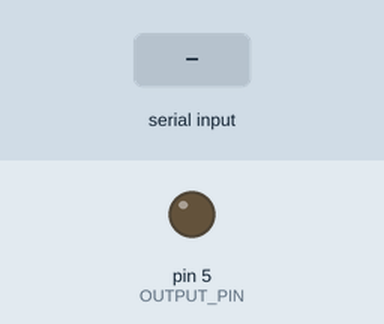
A sketch run on a simulated Arduino Uno, built with avr-gcc and run on an emulated ATmega328P. On the bench: output pins drawn as LEDs (lit = HIGH). The test bench sets the inputs (shaded band).

Above: at 1.2 s.
1.3 s: "<90,45>" received over Serial
At 2.0 s:
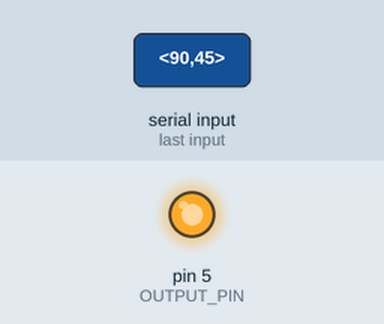
Timing chart, 0 to 4.3 s (numbered marks = the images above; inputs shaded):
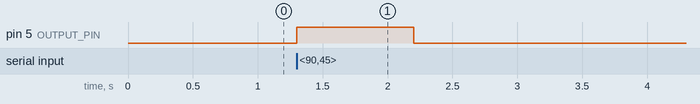

Measured:
- after the input at 1.3 s, pin 5 (OUTPUT_PIN): LOW → HIGH at once, → LOW 0.90 s later

The sketch:

firmware.ino
```cpp
/*	SyncMaster device firmware

	Oxford Neural Interfacing
	Written by Conor Keogh
	conor.keogh@nds.ox.ac.uk
	16/04/2023

	Monitors serial ports
	Sends trigger pulse over output port based on incoming message
*/

// Import drivers
#include "syncmaster.h"

// Instantiate device object
SyncMaster syncmaster;

// Initialise
void setup() {
	// Initialise hardware
	syncmaster.init();
}

// Run main loop
void loop() {
	// Run device
	syncmaster.run();
}
```

syncmaster.cpp
```cpp
/*	SyncMaster device driver

	Oxford Neural Interfacing
	Written by Conor Keogh
	conor.keogh@nds.ox.ac.uk
	16/04/2023
*/

#include "syncmaster.h"

/* Constructor */
SyncMaster::SyncMaster() {
	// No constructor
}

/* Initialise
   Set up serial communication and set pins */
void SyncMaster::init() {
	// Initialise serial
	Serial.begin(BAUDRATE);

	// Set target pin as output
	pinMode(OUTPUT_PIN, OUTPUT);

	// Set output to low
	digitalWrite(OUTPUT_PIN, LOW);
}

/* Run device
   Wait for input on serial port
   When received, record message then parse and respond */
void SyncMaster::run() {
	// Reset state
	static boolean recvInProgress = false;
	static byte idx = 0;
	char current_byte = 0;

	// Read in message
	while (Serial.available() && newData == false) {
		// Read in next byte
		current_byte = Serial.read();

		// Check if currently receiving data (i.e. start indicator received)
		if (recvInProgress == true) {
			// Record byte if not end of message
			if (current_byte != endMarker) {
				// Save to message array
				message[idx] = current_byte;

				// Move to next index in message array
				idx++;

				// Avoid overflowing array
				if (idx >= numChars) { idx = numChars - 1; }
			}

			// If end of message: end terminate message
			else {
				// Terminate message
				message[idx] = '\0';
				recvInProgress = false;
				idx = 0;
				newData = true;
			}
		}

		// If start marker received: start saving to array
		else if (current_byte = startMarker) {
			recvInProgress = true;
		}
	}

	// If new data received: parse this and reset
	if (newData == true) {
		// Convert message to integer
		dataNumber = 0;
		dataNumber = atoi(message);

		// Parse received message
		parseMessage();

		// Reset data flag
		newData = false;
	}
}

/* Parse input
   Interpret received message and trigger response */
void SyncMaster::parseMessage() {

	// Map number -> pulse duration
	int pulse_duration = dataNumber * PULSE_STEPSIZE;

	// If target duration less than max, send pulse
	if (pulse_duration <= MAX_PULSE) {
		sendPulse(pulse_duration);
	}

	if (strcmp(message, greeting) == 0) {
		Serial.println(response);
	}
}

/* Send output signal
   Sets target pin high for specified duration */
void SyncMaster::sendPulse(int pulsewidth) {
	// Set pin high
	digitalWrite(OUTPUT_PIN, HIGH);

	// Wait for specified duration
	delay(pulsewidth);

	// Set pin low
	digitalWrite(OUTPUT_PIN, LOW);
}
```

syncmaster.h
```cpp
/*	SyncMaster device driver

	Oxford Neural Interfacing
	Written by Conor Keogh
	conor.keogh@nds.ox.ac.uk
	16/04/2023
*/

// Ensure library only included once
#ifndef syncmaster_h
#define syncmaster_h

/* Include base library */
#include <Arduino.h>

/* Define physical pin IDs */
#define OUTPUT_PIN 5

/* Define pulse step size and max pulse width (ms) */
#define PULSE_STEPSIZE 10
#define MAX_PULSE 1000

/* Define COM port settings */
#define BAUDRATE 115200

// Library interface
class SyncMaster {
	// Public interface
	public:
		SyncMaster();	// Constructor
		void init();	// Initialise hardware
		void run();	// Run device

	// Private interface
	private:
		void parseMessage();	// Respond based on message received
		void sendPulse(int);	// Send output signal

		// Message array
		const byte numChars = 32;
		char message[32] = { 0 };
		int dataNumber = 0;

		// Acknowledge messages
		char *greeting = "best wishes";
		char *response = "warmest regards";

		// Set markers
		char startMarker = '<';
		char endMarker = '>';

		// Track current state
		bool newData = false;
};

#endif
```
